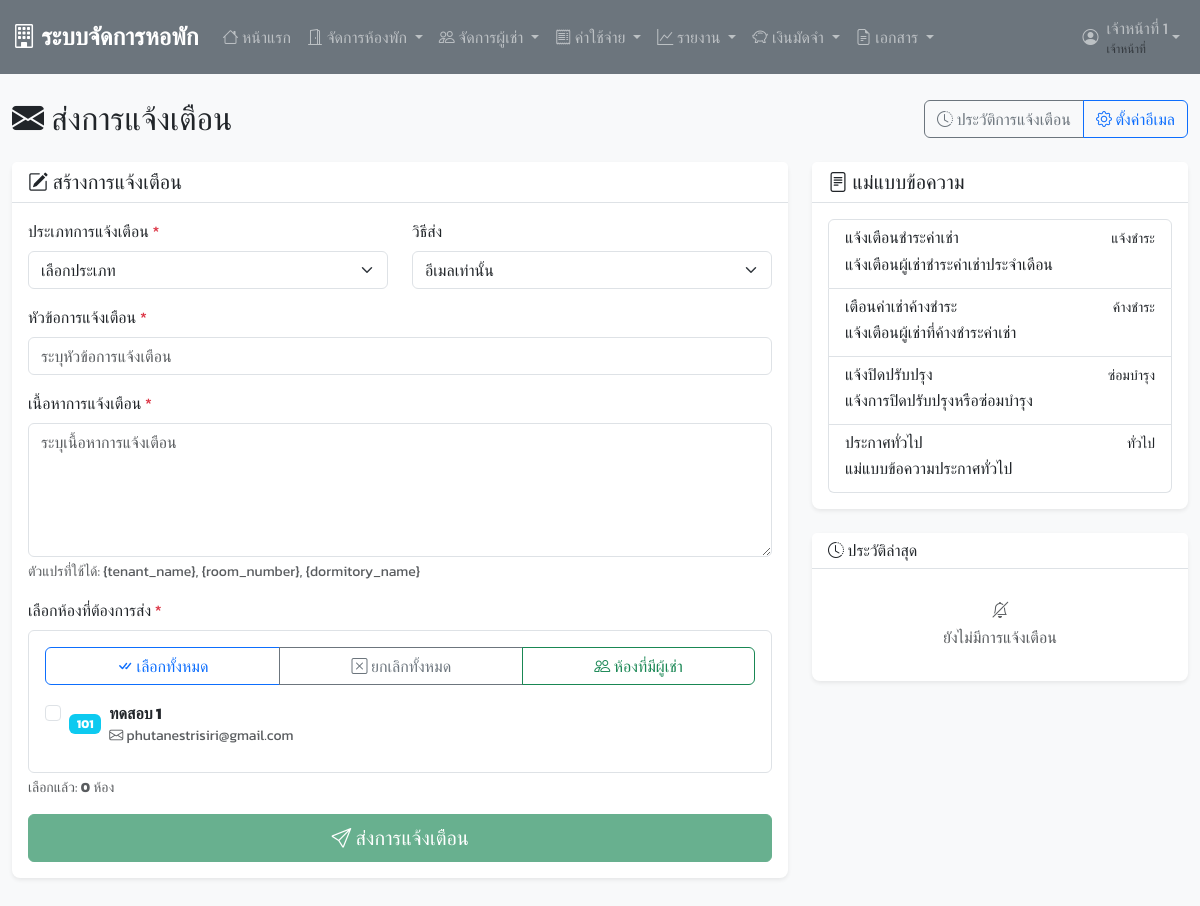
/send_notifications.php (signed in), run on the app's committed database.
### tables this page shows
CREATE TABLE `contracts` (
  `contract_id` int(11) NOT NULL,
  `tenant_id` int(11) DEFAULT NULL,
  `room_id` int(11) DEFAULT NULL,
  `contract_start` date NOT NULL,
  `contract_end` date NOT NULL,
  `monthly_rent` decimal(10,2) NOT NULL,
  `deposit_paid` decimal(10,2) NOT NULL,
  `contract_status` enum('active','expired','terminated') DEFAULT 'active',
  `special_conditions` text DEFAULT NULL,
  `created_at` timestamp NOT NULL DEFAULT current_timestamp()
);

CREATE TABLE `rooms` (
  `room_id` int(11) NOT NULL,
  `room_number` varchar(10) NOT NULL,
  `room_type` enum('single','double','triple') NOT NULL,
  `monthly_rent` decimal(10,2) NOT NULL,
  `deposit` decimal(10,2) NOT NULL,
  `room_status` enum('available','occupied','maintenance') DEFAULT 'available',
  `floor_number` int(11) DEFAULT NULL,
  `room_description` text DEFAULT NULL,
  `created_at` timestamp NOT NULL DEFAULT current_timestamp()
);

CREATE TABLE `tenants` (
  `tenant_id` int(11) NOT NULL,
  `first_name` varchar(50) NOT NULL,
  `last_name` varchar(50) NOT NULL,
  `phone` varchar(15) NOT NULL,
  `email` varchar(100) DEFAULT NULL,
  `id_card` varchar(20) NOT NULL,
  `address` text DEFAULT NULL,
  `emergency_contact` varchar(100) DEFAULT NULL,
  `emergency_phone` varchar(15) DEFAULT NULL,
  `tenant_status` enum('active','inactive') DEFAULT 'active',
  `created_at` timestamp NOT NULL DEFAULT current_timestamp()
);

### send_notifications.php (the view, shortened to what this page needs)
<?php
require_once 'includes/header.php';
require_once 'includes/email_functions.php';
try {
    $rooms_sql = "
        SELECT r.*,
               t.first_name, t.last_name, t.email, t.phone,
               c.contract_start, c.contract_end
        FROM rooms r
        LEFT JOIN contracts c ON r.room_id = c.room_id AND c.contract_status = 'active'
        LEFT JOIN tenants t ON c.tenant_id = t.tenant_id
        ORDER BY CAST(SUBSTRING(r.room_number FROM '[0-9]+') AS UNSIGNED), r.room_number
    ";
    $stmt = $pdo->query($rooms_sql);
    $rooms = $stmt->fetchAll();
    $occupied_rooms = array_filter($rooms, function($room) {
        return !empty($room['first_name']);
    });
} catch(PDOException $e) {
    $error_message = "เกิดข้อผิดพลาดในการดึงข้อมูล: " . $e->getMessage();
    $rooms = [];
    $occupied_rooms = [];
    $empty_rooms = [];
}
try {
    $history_sql = "
        SELECT n.*, t.first_name, t.last_name, r.room_number
        FROM notifications n
        JOIN tenants t ON n.tenant_id = t.tenant_id
        LEFT JOIN contracts c ON t.tenant_id = c.tenant_id AND c.contract_status = 'active'
        LEFT JOIN rooms r ON c.room_id = r.room_id
        ORDER BY n.created_at DESC
        LIMIT 10
    ";
    $stmt = $pdo->query($history_sql);
    $recent_notifications = $stmt->fetchAll();
} catch(PDOException $e) {
    $recent_notifications = [];
}
?>
<?php include 'includes/navbar.php'; ?>
<div class="container-fluid mt-4">
    <div class="row">
        <div class="col-12">
            <div class="d-flex justify-content-between align-items-center mb-4">
                <h2 class="mb-0">
                    <i class="bi bi-envelope-fill"></i>
                    ส่งการแจ้งเตือน
                </h2>
                <div class="btn-group">
                    <a href="notification_history.php" class="btn btn-outline-secondary">
                        <i class="bi bi-clock-history"></i>
                        ประวัติการแจ้งเตือน
                    </a>
                    <a href="email_settings.php" class="btn btn-outline-primary">
                        <i class="bi bi-gear"></i>
                        ตั้งค่าอีเมล
                    </a>
                </div>
            </div>
            <div class="row">
                <div class="col-lg-8 mb-4">
                    <form method="POST" id="notificationForm">
                        <div class="card">
                            <div class="card-header">
                                <h5 class="mb-0">
                                    <i class="bi bi-pencil-square"></i>
                                    สร้างการแจ้งเตือน
                                </h5>
                            </div>
                            <div class="card-body">
                                <div class="row mb-3">
                                    <div class="col-md-6">
                                        <label for="notification_type" class="form-label">ประเภทการแจ้งเตือน <span class="text-danger">*</span></label>
                                        <select class="form-select" id="notification_type" name="notification_type" required>
                                            <option value="">เลือกประเภท</option>
                                        </select>
                                    </div>
                                    <div class="col-md-6">
                                        <label for="send_method" class="form-label">วิธีส่ง</label>
                                        <select class="form-select" id="send_method" name="send_method">
                                            <option value="email">อีเมลเท่านั้น</option>
                                        </select>
                                    </div>
                                </div>
                                <div class="mb-3">
                                    <label for="message_title" class="form-label">หัวข้อการแจ้งเตือน <span class="text-danger">*</span></label>
                                    <input type="text" class="form-control" id="message_title" name="message_title"
                                           placeholder="ระบุหัวข้อการแจ้งเตือน" required>
                                </div>
                                <div class="mb-3">
                                    <label for="message_content" class="form-label">เนื้อหาการแจ้งเตือน <span class="text-danger">*</span></label>
                                    <textarea class="form-control" id="message_content" name="message_content"
                                              rows="5" placeholder="ระบุเนื้อหาการแจ้งเตือน" required></textarea>
                                    <div class="form-text">
                                        ตัวแปรที่ใช้ได้: {tenant_name}, {room_number}, {dormitory_name}
                                    </div>
                                </div>
                                <div class="mb-3">
                                    <label class="form-label">เลือกห้องที่ต้องการส่ง <span class="text-danger">*</span></label>
                                    <div class="border rounded p-3" style="max-height: 300px; overflow-y: auto;">
                                        <div class="mb-3">
                                            <div class="btn-group w-100" role="group">
                                                <button type="button" class="btn btn-outline-primary" onclick="selectAllRooms()">
                                                    <i class="bi bi-check-all"></i>
                                                    เลือกทั้งหมด
                                                </button>
                                                <button type="button" class="btn btn-outline-secondary" onclick="selectNoneRooms()">
                                                    <i class="bi bi-x-square"></i>
                                                    ยกเลิกทั้งหมด
                                                </button>
                                                <button type="button" class="btn btn-outline-success" onclick="selectOccupiedRooms()">
                                                    <i class="bi bi-people"></i>
                                                    ห้องที่มีผู้เช่า
                                                </button>
                                            </div>
                                        </div>
                                        <?php if (empty($occupied_rooms)): ?>
                                            <div class="text-center text-muted py-3">
                                                <i class="bi bi-inbox fs-1"></i>
                                                <p class="mt-2">ไม่มีห้องที่มีผู้เช่า</p>
                                            </div>
                                        <?php else: ?>
                                            <div class="row">
                                                <?php foreach ($occupied_rooms as $room): ?>
                                                    <div class="col-md-6 mb-2">
                                                        <div class="form-check">
                                                            <input class="form-check-input room-checkbox"
                                                                   type="checkbox"
                                                                   name="rooms[]"
                                                                   value="<?php echo $room['room_id']; ?>"
                                                                   id="room_<?php echo $room['room_id']; ?>">
                                                            <label class="form-check-label" for="room_<?php echo $room['room_id']; ?>">
                                                                <div class="d-flex align-items-center">
                                                                    <span class="badge bg-info me-2"><?php echo $room['room_number']; ?></span>
                                                                    <div>
                                                                        <div class="fw-bold"><?php echo $room['first_name'] . ' ' . $room['last_name']; ?></div>
                                                                        <small class="text-muted">
                                                                            <?php if ($room['email']): ?>
                                                                                <i class="bi bi-envelope"></i> <?php echo $room['email']; ?>
                                                                            <?php else: ?>
                                                                                <i class="bi bi-exclamation-triangle text-warning"></i> ไม่มีอีเมล
                                                                            <?php endif; ?>
                                                                        </small>
                                                                    </div>
                                                                </div>
                                                            </label>
                                                        </div>
                                                    </div>
                                                <?php endforeach; ?>
                                            </div>
                                        <?php endif; ?>
                                    </div>
                                    <div class="form-text">
                                        เลือกแล้ว: <strong id="selectedCount">0</strong> ห้อง
                                    </div>
                                </div>
                                <div class="d-grid">
                                    <button type="submit" class="btn btn-success btn-lg" id="sendBtn" disabled>
                                        <i class="bi bi-send"></i>
                                        ส่งการแจ้งเตือน
                                    </button>
                                </div>
                            </div>
                        </div>
                    </form>
                </div>
                <div class="col-lg-4 mb-4">
                    <div class="card">
                        <div class="card-header">
                            <h5 class="mb-0">
                                <i class="bi bi-file-text"></i>
                                แม่แบบข้อความ
                            </h5>
                        </div>
                        <div class="card-body">
                            <div class="list-group">
                                <a href="#" class="list-group-item list-group-item-action template-item"
                                   data-type="payment_due"
                                   data-title="แจ้งเตือนชำระค่าเช่า"
                                   data-content="เรียน {tenant_name}&#10;&#10;ขอแจ้งให้ทราบว่า ค่าเช่าห้อง {room_number} ประจำเดือนนี้ ยังไม่ได้รับการชำระ&#10;&#10;กรุณาชำระภายในกำหนด เพื่อหลีกเลี่ยงค่าปรับ&#10;&#10;ขอบคุณครับ/ค่ะ&#10;{dormitory_name}">
                                    <div class="d-flex w-100 justify-content-between">
                                        <h6 class="mb-1">แจ้งเตือนชำระค่าเช่า</h6>
                                        <small>แจ้งชำระ</small>
                                    </div>
                                    <p class="mb-1">แจ้งเตือนผู้เช่าชำระค่าเช่าประจำเดือน</p>
                                </a>
                                <a href="#" class="list-group-item list-group-item-action template-item"
                                   data-type="payment_overdue"
                                   data-title="แจ้งเตือนค่าเช่าค้างชำระ"
                                   data-content="เรียน {tenant_name}&#10;&#10;ขอแจ้งให้ทราบว่า ค่าเช่าห้อง {room_number} ค้างชำระเกินกำหนดแล้ว&#10;&#10;กรุณาติดต่อชำระโดยด่วน มิฉะนั้นอาจต้องดำเนินการตามสัญญา&#10;&#10;ขอบคุณครับ/ค่ะ&#10;{dormitory_name}">
                                    <div class="d-flex w-100 justify-content-between">
                                        <h6 class="mb-1">เตือนค่าเช่าค้างชำระ</h6>
                                        <small>ค้างชำระ</small>
                                    </div>
                                    <p class="mb-1">แจ้งเตือนผู้เช่าที่ค้างชำระค่าเช่า</p>
                                </a>
                                <a href="#" class="list-group-item list-group-item-action template-item"
                                   data-type="maintenance"
                                   data-title="แจ้งปิดปรับปรุง"
                                   data-content="เรียน {tenant_name}&#10;&#10;ขอแจ้งให้ทราบว่า หอพัก {dormitory_name} จะมีการปิดปรับปรุงระบบน้ำ&#10;&#10;วันที่: [ระบุวันที่]&#10;เวลา: [ระบุเวลา]&#10;&#10;ขออภัยในความไม่สะดวก&#10;{dormitory_name}">
                                    <div class="d-flex w-100 justify-content-between">
                                        <h6 class="mb-1">แจ้งปิดปรับปรุง</h6>
                                        <small>ซ่อมบำรุง</small>
                                    </div>
                                    <p class="mb-1">แจ้งการปิดปรับปรุงหรือซ่อมบำรุง</p>
                                </a>
                                <a href="#" class="list-group-item list-group-item-action template-item"
                                   data-type="general"
                                   data-title="ประกาศทั่วไป"
                                   data-content="เรียน {tenant_name}&#10;&#10;ขอแจ้งให้ทราบ [เนื้อหาประกาศ]&#10;&#10;ขอบคุณครับ/ค่ะ&#10;{dormitory_name}">
                                    <div class="d-flex w-100 justify-content-between">
                                        <h6 class="mb-1">ประกาศทั่วไป</h6>
                                        <small>ทั่วไป</small>
                                    </div>
                                    <p class="mb-1">แม่แบบข้อความประกาศทั่วไป</p>
                                </a>
                            </div>
                        </div>
                    </div>
                    <div class="card mt-4">
                        <div class="card-header">
                            <h6 class="mb-0">
                                <i class="bi bi-clock-history"></i>
                                ประวัติล่าสุด
                            </h6>
                        </div>
                        <div class="card-body">
                            <?php if (empty($recent_notifications)): ?>
                                <div class="text-center text-muted py-3">
                                    <i class="bi bi-bell-slash"></i>
                                    <p class="mt-2 mb-0">ยังไม่มีการแจ้งเตือน</p>
                                </div>
                            <?php endif; ?>
                        </div>
                    </div>
                </div>
            </div>
        </div>
    </div>
</div>
<?php require_once 'includes/footer.php'; ?>

### data on the page
contracts: room.room_number "101", tenant.first_name "ทดสอบ", tenant.last_name "1", tenant.email "phutanestrisiri@gmail.com"

### other printed values
$_SESSION['full_name'] "เจ้าหน้าที่ 1"
